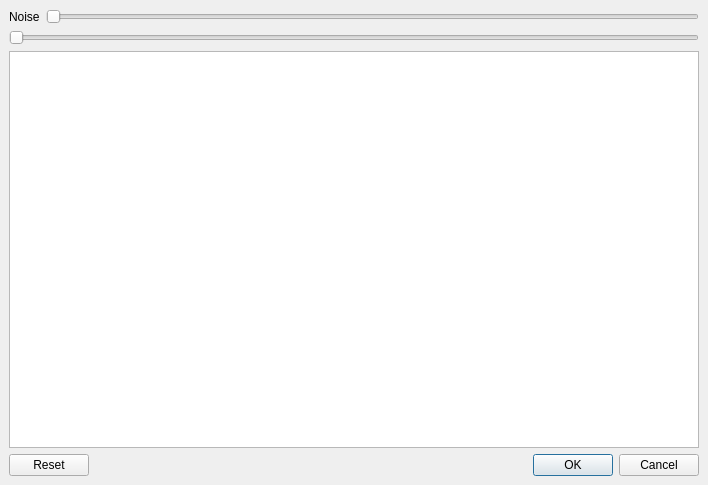
<?xml version="1.0" encoding="UTF-8"?>
<ui version="4.0">
 <class>grainDialog</class>
 <widget class="QDialog" name="grainDialog">
  <property name="geometry">
   <rect>
    <x>0</x>
    <y>0</y>
    <width>708</width>
    <height>485</height>
   </rect>
  </property>
  <property name="windowTitle">
   <string>Grain</string>
  </property>
  <layout class="QVBoxLayout" name="verticalLayout">
   <property name="spacing">
    <number>6</number>
   </property>
   <property name="leftMargin">
    <number>9</number>
   </property>
   <property name="topMargin">
    <number>9</number>
   </property>
   <property name="rightMargin">
    <number>9</number>
   </property>
   <property name="bottomMargin">
    <number>9</number>
   </property>
   <item>
    <layout class="QHBoxLayout" name="horizontalLayout">
     <property name="leftMargin">
      <number>0</number>
     </property>
     <property name="topMargin">
      <number>0</number>
     </property>
     <property name="rightMargin">
      <number>0</number>
     </property>
     <property name="bottomMargin">
      <number>0</number>
     </property>
     <item>
      <widget class="QLabel" name="labelNoise">
       <property name="text">
        <string>Noise</string>
       </property>
      </widget>
     </item>
     <item>
      <widget class="ADM_SliderIndicator" name="horizontalSliderNoise">
       <property name="maximum">
        <number>100</number>
       </property>
       <property name="orientation">
        <enum>Qt::Horizontal</enum>
       </property>
      </widget>
     </item>
    </layout>
   </item>
   <item>
    <layout class="QHBoxLayout" name="toolboxLayout"/>
   </item>
   <item>
    <widget class="ADM_flyNavSlider" name="horizontalSlider">
     <property name="orientation">
      <enum>Qt::Horizontal</enum>
     </property>
    </widget>
   </item>
   <item>
    <widget class="QGraphicsView" name="graphicsView">
     <property name="focusPolicy">
      <enum>Qt::NoFocus</enum>
     </property>
    </widget>
   </item>
   <item>
    <widget class="QDialogButtonBox" name="buttonBox">
     <property name="orientation">
      <enum>Qt::Horizontal</enum>
     </property>
     <property name="standardButtons">
      <set>QDialogButtonBox::Cancel|QDialogButtonBox::Ok|QDialogButtonBox::Reset</set>
     </property>
    </widget>
   </item>
  </layout>
 </widget>
 <customwidgets>
  <customwidget>
   <class>ADM_QSlider</class>
   <extends>QSlider</extends>
   <header>ADM_toolkitQt.h</header>
  </customwidget>
  <customwidget>
   <class>ADM_SliderIndicator</class>
   <extends>QSlider</extends>
   <header>ADM_toolkitQt.h</header>
  </customwidget>
  <customwidget>
   <class>ADM_flyNavSlider</class>
   <extends>ADM_QSlider</extends>
   <header>ADM_toolkitQt.h</header>
  </customwidget>
 </customwidgets>
 <resources/>
 <connections>
  <connection>
   <sender>buttonBox</sender>
   <signal>accepted()</signal>
   <receiver>grainDialog</receiver>
   <slot>accept()</slot>
   <hints>
    <hint type="sourcelabel">
     <x>248</x>
     <y>254</y>
    </hint>
    <hint type="destinationlabel">
     <x>157</x>
     <y>274</y>
    </hint>
   </hints>
  </connection>
  <connection>
   <sender>buttonBox</sender>
   <signal>rejected()</signal>
   <receiver>grainDialog</receiver>
   <slot>reject()</slot>
   <hints>
    <hint type="sourcelabel">
     <x>316</x>
     <y>260</y>
    </hint>
    <hint type="destinationlabel">
     <x>286</x>
     <y>274</y>
    </hint>
   </hints>
  </connection>
 </connections>
</ui>
